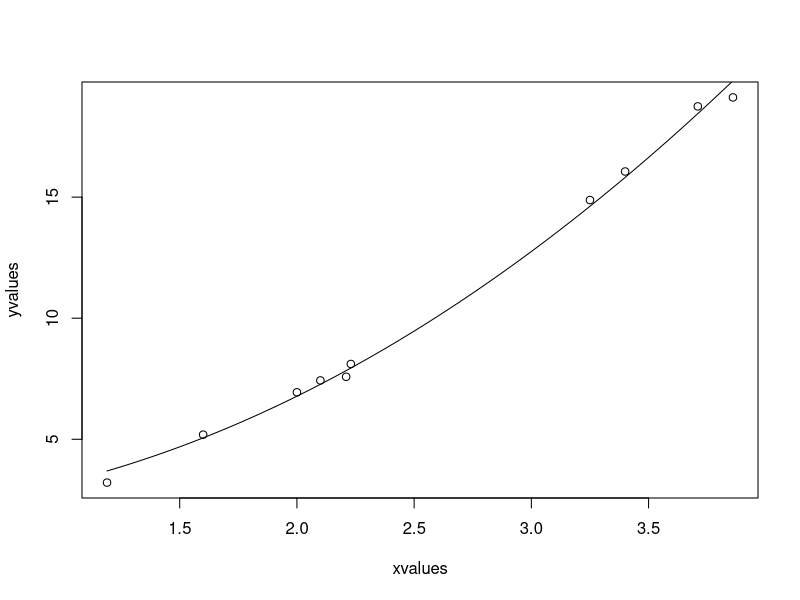

The R script that drew this image:
xvalues <- c(1.6,2.1,2,2.23,3.71,3.25,3.4,3.86,1.19,2.21)
yvalues <- c(5.19,7.43,6.94,8.11,18.75,14.88,16.06,19.12,3.21,7.58)

png(file = "nls.png")

plot(xvalues,yvalues)

model <- nls(yvalues ~ b1*xvalues^2+b2,start = list(b1 = 1,b2 = 3))

new.data <- data.frame(xvalues = seq(min(xvalues),max(xvalues),len = 100))
lines(new.data$xvalues,predict(model,newdata = new.data))

dev.off()
print(sum(resid(model)^2))
print(confint(model))